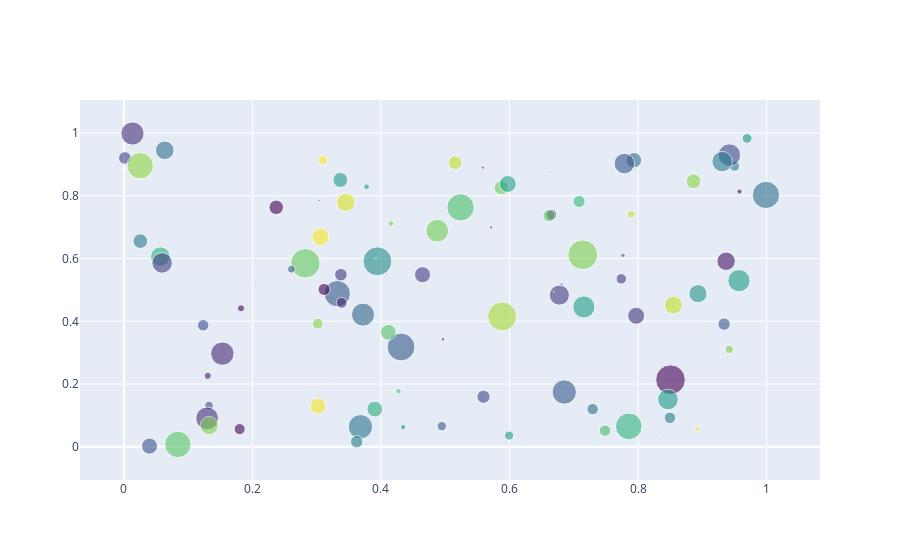

Source (notebook cell):
### Code cell
N = 100
x = np.random.rand(N)
y = np.random.rand(N)
colors = np.random.rand(N)
sz = np.random.rand(N) * 30

fig = go.Figure()
fig.add_trace(go.Scatter(
    x=x,
    y=y,
    mode="markers",
    marker=go.scatter.Marker(
        size=sz,
        color=colors,
        opacity=0.6,
        colorscale="Viridis"
    )
))
